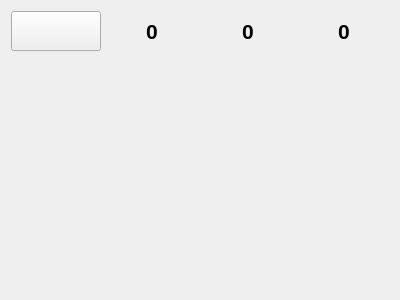
<?xml version="1.0" encoding="UTF-8"?>
<ui version="4.0">
 <class>Weather</class>
 <widget class="QWidget" name="Weather">
  <property name="geometry">
   <rect>
    <x>0</x>
    <y>0</y>
    <width>400</width>
    <height>300</height>
   </rect>
  </property>
  <property name="windowTitle">
   <string>Form</string>
  </property>
  <property name="layoutDirection">
   <enum>Qt::LeftToRight</enum>
  </property>
  <layout class="QGridLayout" name="gridLayout" rowstretch="1,1">
   <item row="0" column="1">
    <widget class="QLabel" name="temperatureLabel">
     <property name="maximumSize">
      <size>
       <width>120</width>
       <height>40</height>
      </size>
     </property>
     <property name="font">
      <font>
       <pointsize>16</pointsize>
       <bold>true</bold>
      </font>
     </property>
     <property name="text">
      <string>0</string>
     </property>
     <property name="alignment">
      <set>Qt::AlignCenter</set>
     </property>
    </widget>
   </item>
   <item row="0" column="2">
    <widget class="QLabel" name="humidityLabel">
     <property name="maximumSize">
      <size>
       <width>120</width>
       <height>40</height>
      </size>
     </property>
     <property name="font">
      <font>
       <pointsize>16</pointsize>
       <bold>true</bold>
      </font>
     </property>
     <property name="text">
      <string>0</string>
     </property>
     <property name="alignment">
      <set>Qt::AlignCenter</set>
     </property>
    </widget>
   </item>
   <item row="0" column="3">
    <widget class="QLabel" name="pressureLabel">
     <property name="maximumSize">
      <size>
       <width>120</width>
       <height>40</height>
      </size>
     </property>
     <property name="font">
      <font>
       <pointsize>16</pointsize>
       <bold>true</bold>
      </font>
     </property>
     <property name="text">
      <string>0</string>
     </property>
     <property name="alignment">
      <set>Qt::AlignCenter</set>
     </property>
    </widget>
   </item>
   <item row="0" column="0">
    <widget class="QPushButton" name="we_condition">
     <property name="maximumSize">
      <size>
       <width>100</width>
       <height>100</height>
      </size>
     </property>
     <property name="text">
      <string/>
     </property>
     <property name="icon">
      <iconset theme="weather-clear"/>
     </property>
     <property name="iconSize">
      <size>
       <width>96</width>
       <height>96</height>
      </size>
     </property>
    </widget>
   </item>
  </layout>
 </widget>
 <resources/>
 <connections/>
</ui>
